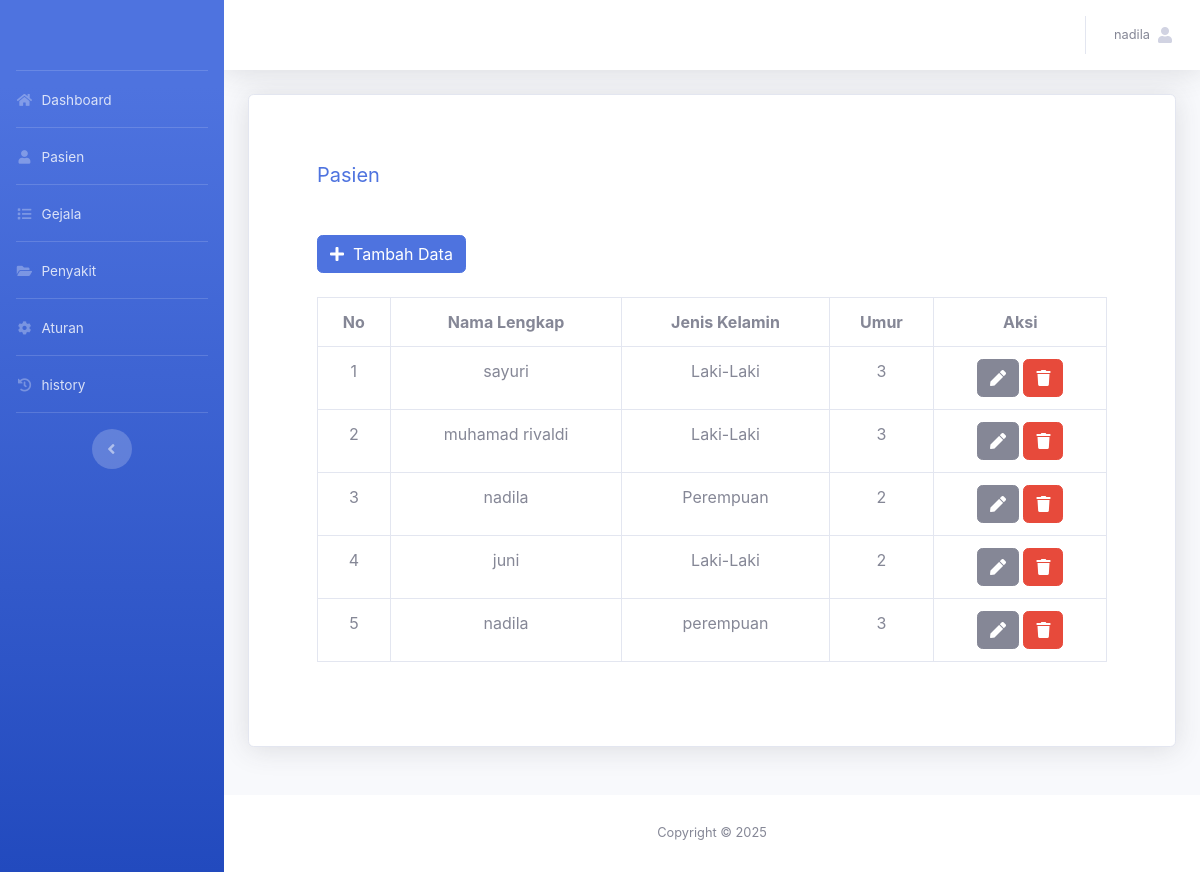
The app's page /admin/pasien.php (signed in) with its own data.
### tables this page shows
CREATE TABLE `tbl_pasien` (
  `id_pasien` int(11) NOT NULL,
  `id_admin` int(11) NOT NULL,
  `nama_lengkap` varchar(50) NOT NULL,
  `jenis_kelamin` varchar(50) NOT NULL,
  `umur` int(11) NOT NULL
);

### admin/pasien.php (the view, shortened to what this page needs)
<?php
include '../assets/conn/config.php';
include 'header.php';
?>
<div class="container">
    <div class=" card shadow p-5 mb-5">
        <div class="card-body">
            <h5 class="font-wight-bold text-primary">Pasien</h5>
        </div>
        <div class="card-body">
            <a href="pasien-simpan.php" class="btn btn-primary"><span class="fa fa-plus">
                </span>&nbsp; Tambah Data</a>
            <br>
            <br>
            <div class="table-responsive">
                <table class="table table-bordered">
                    <tr>
                        <th class="text-center">No</th>
                        <th class="text-center">Nama Lengkap</th>
                        <th class="text-center">Jenis Kelamin</th>
                        <th class="text-center">Umur</th>
                        <th class="text-center">Aksi</th>
                    </tr>
                    <?php
                    $data = mysqli_query($conn, "SELECT * FROM tbl_pasien ORDER BY id_pasien");
                    $no = 1;
                    while ($a = mysqli_fetch_array($data)) {
                        ?>
                        <tr>
                            <td class="text-center"><?= $no++ ?></td>
                            <td class="text-center"><?= $a['nama_lengkap'] ?></td>
                            <td class="text-center"><?= $a['jenis_kelamin'] ?></td>
                            <td class="text-center"><?= $a['umur'] ?></td>
                            <td class="text-center">
                                <a href="pasien-ubah.php?id_pasien=<?= $a['id_pasien'] ?>"
                                class="btn btn-secondary"><span class="fa fa-pen"></span>
                                </a>
                                <a href="pasien.php?id_pasien=<?= $a['id_pasien'] ?>
                            &aksi=hapus" class="btn btn-danger">
                                    <span class="fa fa-trash"></span></a>
                            </td>
                        </tr>
                    <?php } ?>
                </table>
            </div>
        </div>
    </div>
</div>
<?php
include 'footer.php';
?>

### admin/header.php (shortened to what this page needs)
<?php
include '../assets/conn/config.php';
?>
<!DOCTYPE html>
<html lang="en">
<head>
  <link href="../assets/vendor/fontawesome-free/css/all.min.css" rel="stylesheet" type="text/css">
  <link href="../assets/css/sb-admin-2.min.css" rel="stylesheet">
  <link href="../assets/vendor/datatables/dataTables.bootstrap4.min.css" rel="stylesheet">
</head>
<body id="page-top">
 <div id="wrapper">
  <ul class="navbar-nav bg-gradient-primary sidebar sidebar-dark accordion" id="accordionSidebar">
    <a class="sidebar-brand d-flex align-items-center justify-content-center" href="index">
    </a>
    <hr class="sidebar-divider my-0">
    <li class="nav-item">
      <a class="nav-link" href="index.php">
        <i class="fas fa-fw fa-home"></i>
        <span>Dashboard</span></a>
      </li>
      <hr class="sidebar-divider my-0">
      <li class="nav-item">
      <a class="nav-link" href="pasien.php">
        <i class="fas fa-fw fa-user"></i>
        <span>Pasien</span></a>
      </li>
      <hr class="sidebar-divider my-0">
      <li class="nav-item">
      <a class="nav-link" href="gejala.php">
        <i class="fas fa-fw fa-list"></i>
        <span>Gejala</span></a>
      </li>
      <hr class="sidebar-divider my-0">
      <li class="nav-item">
      <a class="nav-link" href="penyakit.php">
        <i class="fas fa-fw fa-folder-open"></i>
        <span>Penyakit</span></a>
      </li>
      <hr class="sidebar-divider my-0">
      <li class="nav-item">
      <a class="nav-link" href="aturan.php">
        <i class="fas fa-fw fa-cog"></i>
        <span>Aturan</span></a>
      </li>
      <hr class="sidebar-divider my-0">
      <li class="nav-item">
      <a class="nav-link" href="history.php">
        <i class="fas fa-fw fa-history"></i>
        <span>history</span></a>
      </li>
      <hr class="sidebar-divider d-none d-md-block">
      <div class="text-center d-none d-md-inline">
        <button class="rounded-circle border-0" id="sidebarToggle"></button>
      </div>
    </ul>
    <div id="content-wrapper" class="d-flex flex-column">
      <div id="content">
        <nav class="navbar navbar-expand navbar-light bg-white topbar mb-4 static-top shadow">
          <ul class="navbar-nav ml-auto">
            <li class="nav-item dropdown no-arrow">
              <a class="nav-link dropdown-toggle" href="#" id="userDropdown" role="button"
              data-toggle="dropdown" aria-haspopup="true" aria-expanded="false">
              <?php
              $username=$_SESSION['username'];
              $det=mysqli_query($conn,"select * from tbl_admin where username='$username'");
              while($d=mysqli_fetch_array($det)){
                ?>
                <span class="mr-2 d-none d-lg-inline text-gray-600 small"><?php echo $d['nama_lengkap'] ?></span>
                <?php
              }
              ?>
              <span class="fa fa-user"><span>
              </a>
          </li>
        </ul>
      </nav>
    </div>
</body>
</html>

### records on screen
tbl_pasien: nama_lengkap "sayuri", jenis_kelamin "Laki-Laki", umur "3"
tbl_pasien: nama_lengkap "muhamad rivaldi", jenis_kelamin "Laki-Laki", umur "3"
tbl_pasien: nama_lengkap "nadila", jenis_kelamin "Perempuan", umur "2"
tbl_pasien: nama_lengkap "juni", jenis_kelamin "Laki-Laki", umur "2"
tbl_pasien: nama_lengkap "nadila", jenis_kelamin "perempuan", umur "3"

### other values on screen
$d['nama_lengkap'] "nadila"
